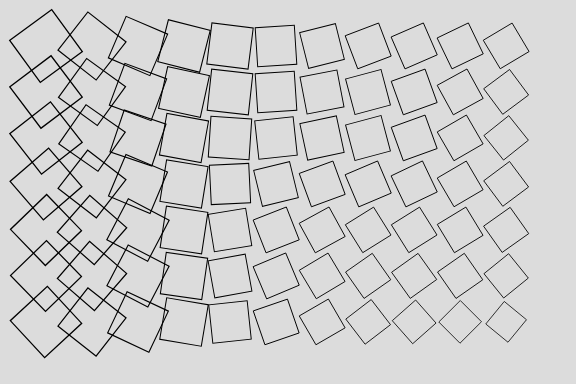
Frame 1 (no input)
Frame 60 (no input): identical to frame 1, image omitted
Frame 120 (the mouse pressed at the canvas centre since frame 60): identical to frame 1, image omitted

The p5.js sketch that drew this single still picture (run headless with seeded random() and noise() and a simulated clock; from frame 60 on, the mouse is pressed at the canvas centre):

// p5.js sketch
// ── sketch.js
// press 'r' for new random seed
// press 's' to save

let seed = 1234;
let doExport = false;

function setup() {
  createCanvas(576, 384); // postcard size
}

function keyPressed() {
  if (key == "r") {
    seed = floor(random(13001));
  }
  if (key == "s") {
    doExport = true;
  }
}

function drawRectangle(_x, _y, _inc) {
  push();
  let noiseVal = noise(_x * _inc, _y * _inc);
  translate(_x, _y);
  rotate(TWO_PI * noiseVal);
  scale(2*noiseVal);
  rect(0, 0, 40);
  pop();
}

function draw() {
  // start recording SVG BEFORE anything draws
  if (doExport) {
    beginRecordSvg("myPlot" + seed + ".svg");
  }

  noiseSeed(seed);
  randomSeed(seed);
  background(220);
  noFill();

  let step = 46; // space in grid
  let inc = .001; // amt to incrment noise val

  rectMode(CENTER);
  // increment noiseVal every time through the loop
  for (let x = step; x < width - step; x += step) {
    for (let y = step; y < height - step; y += step) {
      drawRectangle(x, y, inc); // this is our function
    }
  }

  if (doExport) {
    endRecordSvg();
    doExport = false;
  }
}
